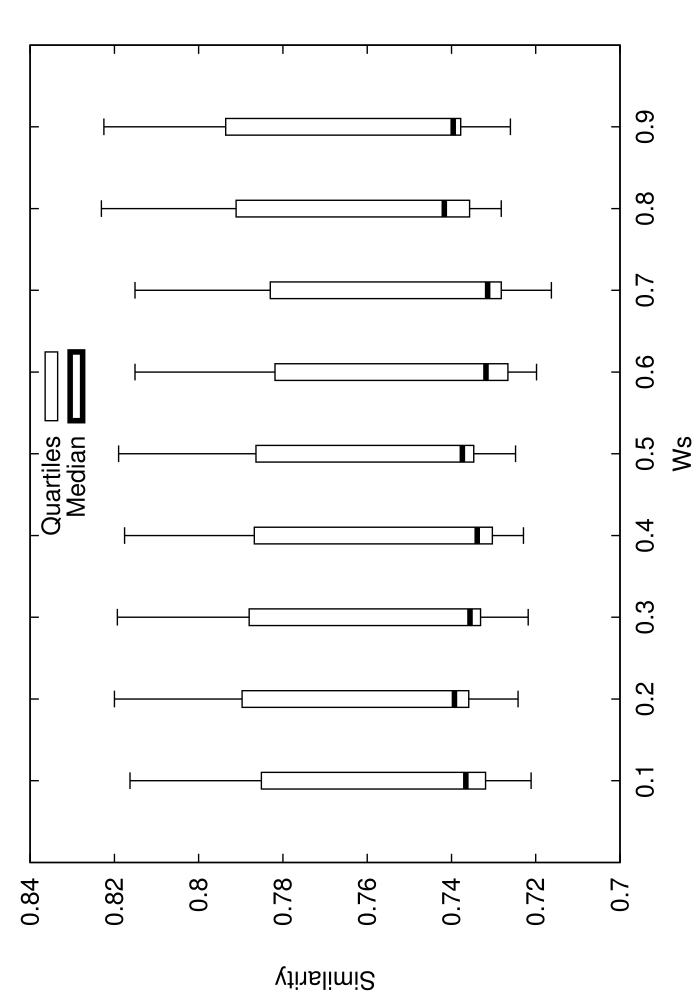

Write the gnuplot code that produced this figure.
set terminal postscript enhanced 18
set xrange[0:1]
set xlabel 'Ws'
set ylabel 'Similarity'
set key ins vert center top spacing 1.0
set output 'stat_1.dat.eps'
set bars 4.0
set style fill empty
plot 'stat_1.dat.elab' using 1:3:2:6:5:xticlabel(1) with candlesticks lt -1 lw 1 title 'Quartiles' whiskerbars,'' using 1:4:4:4:4:xticlabels(1) with candlesticks lt -1 lw 4 title 'Median'
